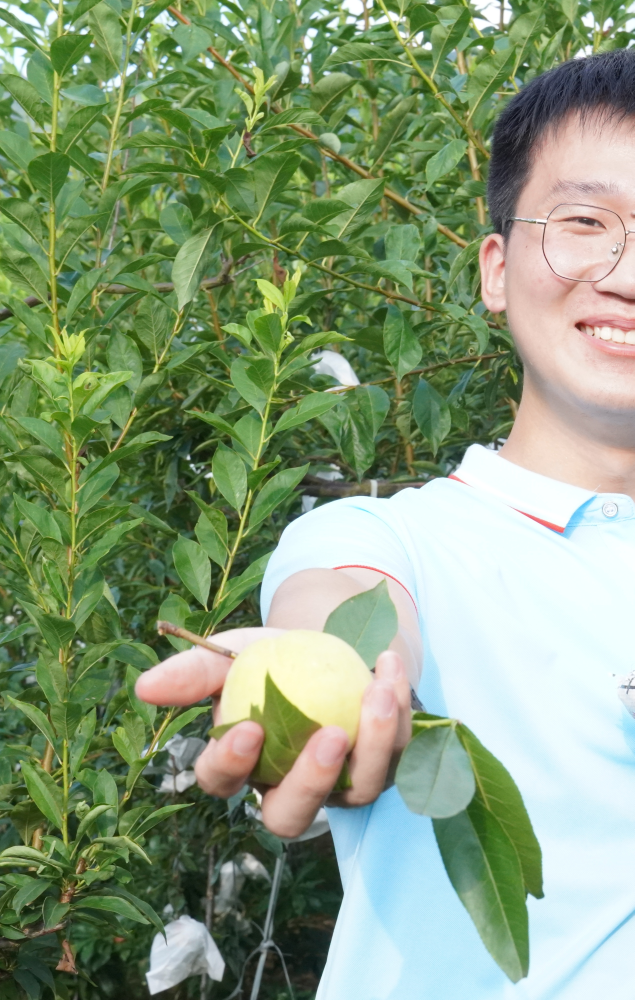
#> input picture left.jpg, 2538 x 4000 px (shown at 1/4 size)
$ python match_test.py
#> lines starting #> are read from the running program, lines starting #| are printed output that depends on the picture; after the words box and inside, x2 and y2 are one past the last pixel; in counts of white or black regions, pixels touching at a corner belong together
### matchModule.py
import cv2
import numpy as np
"""#########################################################
# 预定义框架说明
# 定义一个Stitcher类：stitch()、detectAndDescribe()、matchKeypoints()、drawMatches()
#           stitch()                拼接函数
#           detectAndDescribe()     检测图像的SIFT关键特征点，并计算特征描述子
#           matchKeypoints()        匹配两张图片的所有特征点
#           cv2.findHomography()    计算单映射变换矩阵
#           cv2.warpPerspective()   透视变换（作用：缝合图像）
#           drawMatches()           建立直线关键点的匹配可视化
#
# 备注：cv2.warpPerspective()需要与cv2.findHomography()搭配使用。
#########################################################"""


class Stitcher:
    ##################################################################################
    def stitch(self, images, ratio=0.75, reprojThresh=4.0, showMatches=False):
        (imageB, imageA) = images                               # 获取输入图片
        (kpsA, featuresA) = self.detectAndDescribe(imageA)      # 检测A、B图片的SIFT关键特征点，并计算特征描述子
        (kpsB, featuresB) = self.detectAndDescribe(imageB)
        M = self.matchKeypoints(kpsA, kpsB, featuresA, featuresB, ratio, reprojThresh)    # 匹配两张图片的所有特征点，返回匹配结果。

        if M is None:       # 如果返回结果为空，没有匹配成功的特征点，退出算法
            return None

        # 否则，提取匹配结果 #
        (matches, H, status) = M     # H是3x3视角变换矩阵
        result = cv2.warpPerspective(imageA, H, (imageA.shape[1] + imageB.shape[1], imageA.shape[0]))   # 将图片A进行视角变换，result是变换后图片
        result[0:imageB.shape[0], 0:imageB.shape[1]] = imageB    # 将图片B传入result图片最左端

        if showMatches:     # 检测是否需要显示图片匹配
            vis = self.drawMatches(imageA, imageB, kpsA, kpsB, matches, status)     # 生成匹配图片
            return (result, vis)

        return result

    ##################################################################################
    def detectAndDescribe(self, image):
        # gray = cv2.cvtColor(image, cv2.COLOR_BGR2GRAY)            # 将彩色图片转换成灰度图
        descriptor = cv2.xfeatures2d.SIFT_create()                  # 建立SIFT生成器
        """#####################################################
        # 如果是OpenCV3.X，则用cv2.xfeatures2d.SIFT_create方法来实现DoG关键点检测和SIFT特征提取。
        # 如果是OpenCV2.4，则用cv2.FeatureDetector_create方法来实现关键点的检测（DoG）。
        #####################################################"""
        (kps, features) = descriptor.detectAndCompute(image, None)  # 检测SIFT特征点，并计算描述子
        kps = np.float32([kp.pt for kp in kps])                     # 将结果转换成NumPy数组

        return (kps, features)      # 返回特征点集，及对应的描述特征

    ##################################################################################
    def matchKeypoints(self, kpsA, kpsB, featuresA, featuresB, ratio, reprojThresh):
        matcher = cv2.BFMatcher()                                   # 建立暴力匹配器
        rawMatches = matcher.knnMatch(featuresA, featuresB, 2)      # 使用KNN检测来自A、B图的SIFT特征匹配对，K=2

        matches = []
        for m in rawMatches:
            if len(m) == 2 and m[0].distance < m[1].distance * ratio:   # 当最近距离跟次近距离的比值小于ratio值时，保留此匹配对
                matches.append((m[0].trainIdx, m[0].queryIdx))          # 存储两个点在featuresA, featuresB中的索引值

        if len(matches) > 4:        # 当筛选后的匹配对大于4时，计算视角变换矩阵
            # 投影变换矩阵：3*3。有八个参数对应八个方程，其中一个为1用于归一化。对应四对，每对(x, y)
            ptsA = np.float32([kpsA[i] for (_, i) in matches])          # 获取匹配对的点坐标
            ptsB = np.float32([kpsB[i] for (i, _) in matches])
            (H, status) = cv2.findHomography(ptsA, ptsB, cv2.RANSAC, reprojThresh)      # 使用RANSAC算法利用匹配特征向量估计单映矩阵（homography：单应性）
            return (matches, H, status)

        return None     # 如果匹配对小于4时，返回None

    ##################################################################################
    def drawMatches(self, imageA, imageB, kpsA, kpsB, matches, status):
        (hA, wA) = imageA.shape[:2]
        (hB, wB) = imageB.shape[:2]
        vis = np.zeros((max(hA, hB), wA + wB, 3), dtype="uint8")
        vis[0:hA, 0:wA] = imageA        # 将A、B图左右连接到一起
        vis[0:hB, wA:] = imageB

        for ((trainIdx, queryIdx), s) in zip(matches, status):
            if s == 1:      # 当点对匹配成功时，画到可视化图上
                ptA = (int(kpsA[queryIdx][0]), int(kpsA[queryIdx][1]))
                ptB = (int(kpsB[trainIdx][0]) + wA, int(kpsB[trainIdx][1]))
                cv2.line(vis, ptA, ptB, (0, 255, 0), 1)

        return vis      # 返回可视化结果


##################################################################################
# [21 lines left out: function main, not called in this run]

### match_test.py
import cv2
import matchModule as mm
imageA = cv2.imread("left.jpg")
#> imageA is the input picture: shape (4000, 2538, 3); mean B, G, R 122.3, 155.6, 135.8
imageA = cv2.resize(imageA,(0,0),None,0.2,0.2)
#> imageA: shape (800, 508, 3)
imageB = cv2.imread("right.jpg")
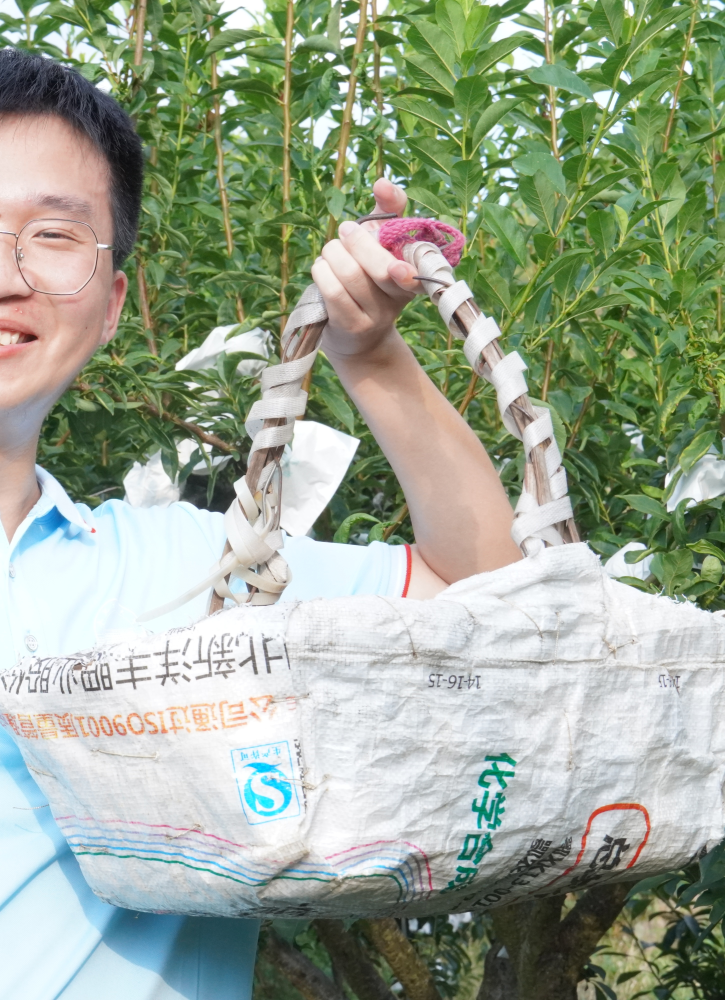
#> input picture right.jpg, 2899 x 4000 px (shown at 1/4 size)
#> imageB is the input picture: shape (4000, 2899, 3); mean B, G, R 145.9, 165.7, 154.5
imageB = cv2.resize(imageB,(0,0),None,0.2,0.2)
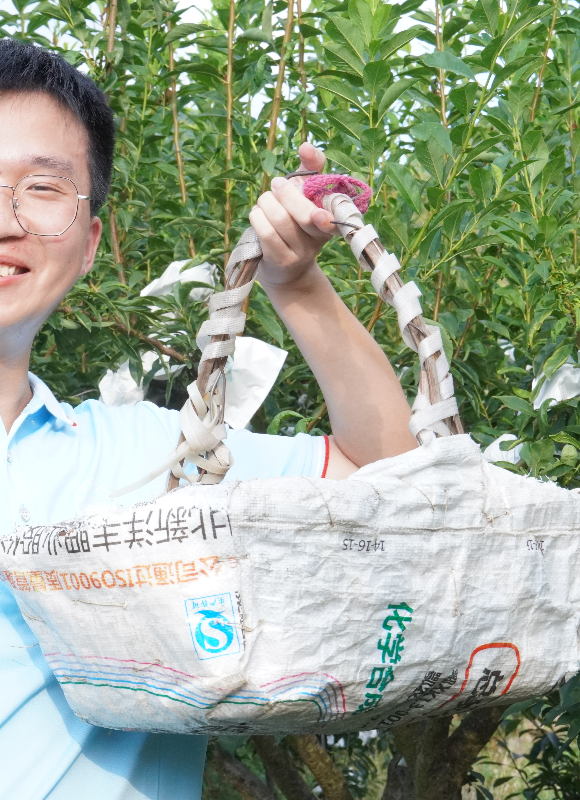
#> imageB: shape (800, 580, 3); mean B, G, R 145.9, 165.7, 154.5

# 把图片拼接成全景图
stitcher = mm.Stitcher()       # 调用拼接函数
(result, vis) = stitcher.stitch([imageA, imageB], showMatches=True)
#> in detectAndDescribe, `(kps, features) = descriptor.detectAndCompute(image, None)`: kps = 5570 keypoints; strongest (x, y, size): (264, 45, 4.5), (103, 64, 2.6), (131, 82, 4.5), (259, 423, 14.1)
#> in detectAndDescribe, `kps = np.float32([kp.pt for kp in kps])`: kps = 5570 pairs, first value 3.34 to 577.1, second value 2.65 to 795.8
#> in stitch, `(kpsA, featuresA) = self.detectAndDescribe(imageA)`: kpsA has the same summary as kps in detectAndDescribe
#> in detectAndDescribe (call 2), `(kps, features) = descriptor.detectAndCompute(image, None)`: kps = 4445 keypoints; strongest (x, y, size): (420, 52, 2), (143, 39, 3.2), (464, 260, 5.5), (153, 372, 2.2)
#> in stitch, `(kpsB, featuresB) = self.detectAndDescribe(imageB)`: kpsB = 4445 pairs, first value 2.36 to 505.2, second value 2.49 to 797
#> in matchKeypoints, `rawMatches = matcher.knnMatch(featuresA, featuresB, 2)`: rawMatches = 5570 matches
#> after the loop in matchKeypoints, `for m in rawMatches:`: matches = [(1982, 60), (3800, 148), (2555, 149), (939, 847), (4217, 887), (3800, 973), (4388, 2042), (4078, 2283), (2110, 2523), (9, 2760), (3684, 2840), (322, 3214), (2844, 3782), (55, 4336), (3196, 4415), (4305, 4476), (3708, 4570), (2375, 4972), (2709, 5388)]
#> in matchKeypoints, `ptsA = np.float32([kpsA[i] for (_, i) in matches])`: ptsA = 19 rows, first 8: [27.65, 364.9], [43.79, 407], [43.79, 407], [133.2, 145.5], [136.4, 580.1], [144, 399.6], [242, 646.1], [271.7, 701.7]
#> in matchKeypoints, `ptsB = np.float32([kpsB[i] for (i, _) in matches])`: ptsB = 19 rows, first 8: [160.1, 627.9], [347.1, 656.6], [206.8, 498.7], [76.84, 717.9], [404, 9.28], [347.1, 656.6], [476.2, 182.1], [380, 362]
#> in matchKeypoints, `(H, status) = cv2.findHomography(ptsA, ptsB, cv2.RANSAC, reprojThresh)`: H = [[-0.131, -0.441, 347.7], [-0.237, -0.843, 658.5], [-0.000364, -0.00128, 1]]; status = 19 values, max 1 at index 1, min 0 at index 0, mean 0.263
#> in stitch, `result = cv2.warpPerspective(imageA, H, (imageA.shape[1] + imageB.shap..`:
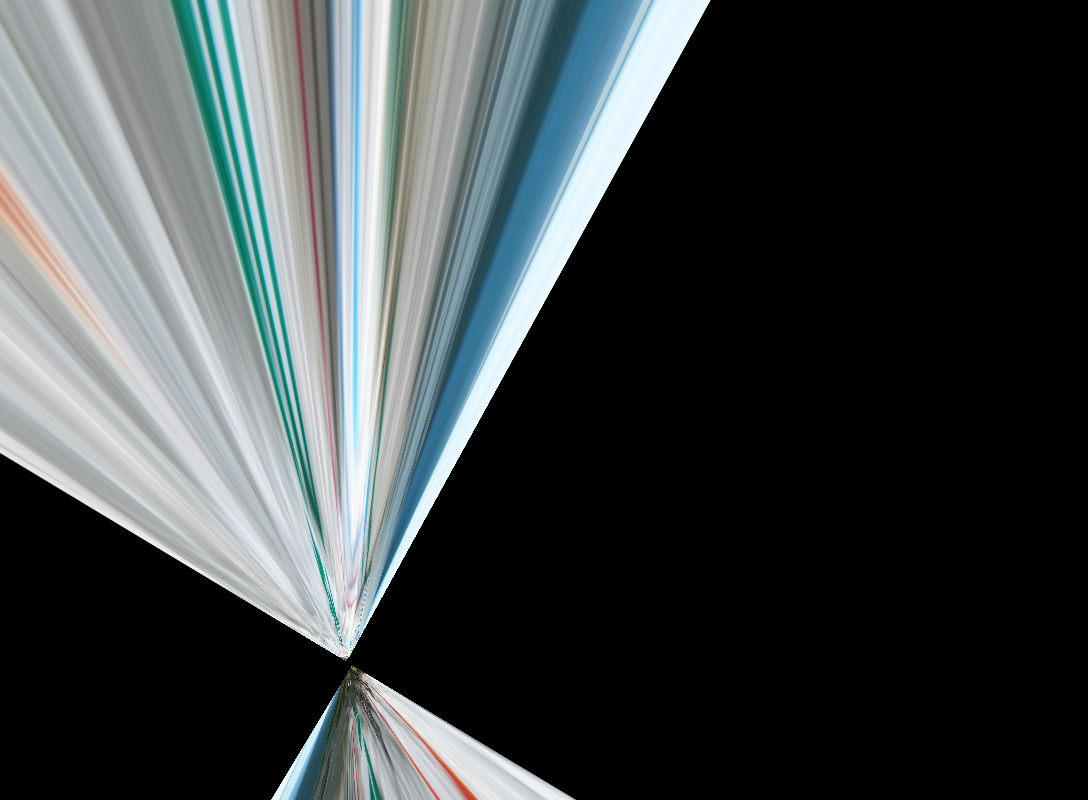
#> result: shape (800, 1088, 3); mean B, G, R 67.8, 66.6, 61
#> in stitch, `result[0:imageB.shape[0], 0:imageB.shape[1]] = imageB`:
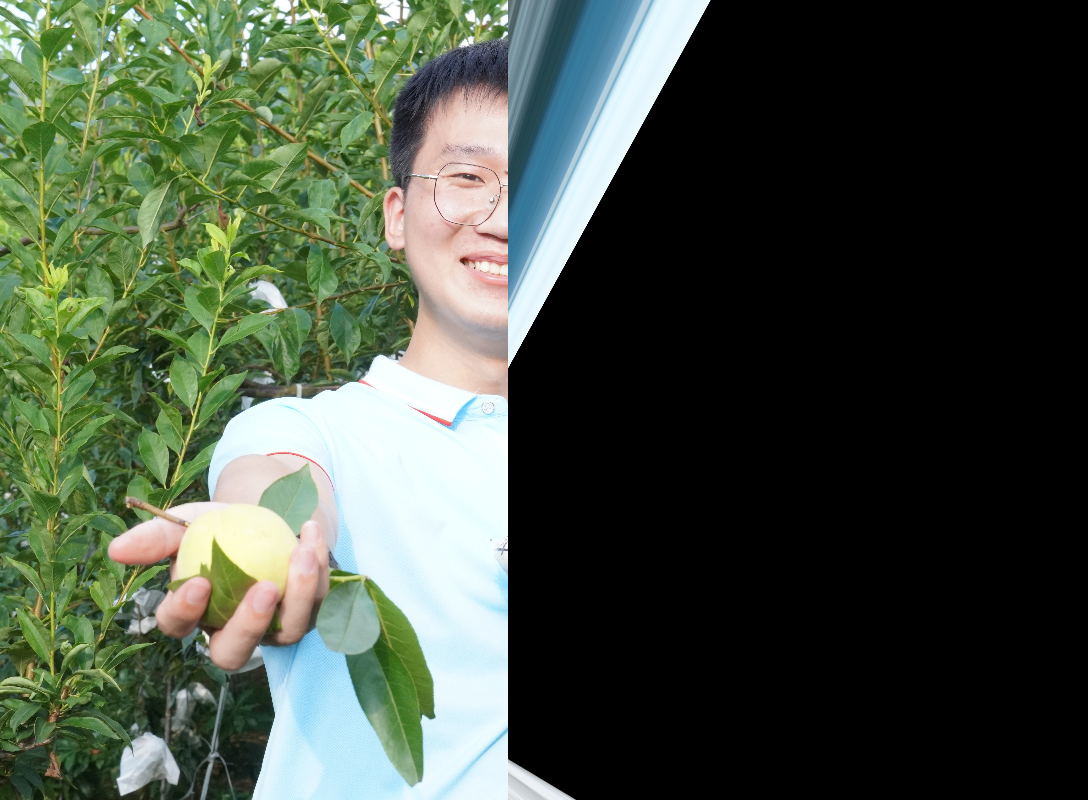
#> result: shape (800, 1088, 3); mean B, G, R 65.6, 80.4, 69.7
#> in drawMatches, `vis[0:hB, wA:] = imageB`:
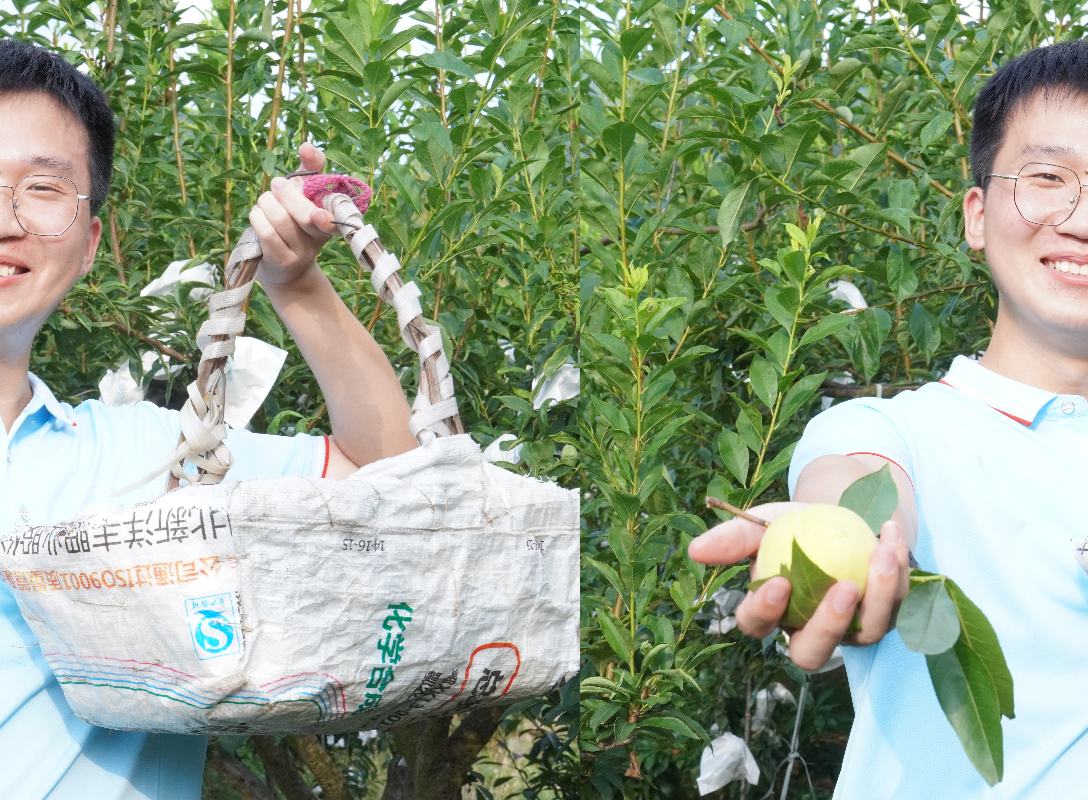
#> vis: shape (800, 1088, 3); mean B, G, R 134.9, 161, 145.8
#> the loop in drawMatches, `for ((trainIdx, queryIdx), s) in zip(matches, status):` made 19 passes
#> (trainIdx, queryIdx, s, ptA, ptB) on passes 2, 6, 8, 11, 14: (3800, 148, [1], (43, 407), (927, 656)), (3800, 973, [1], (144, 399), (927, 656)), (4078, 2283, [1], (271, 701), (960, 361)), (3684, 2840, [1], (330, 685), (913, 389)), (55, 4336, [1], (477, 646), (587, 175))
#> (trainIdx, queryIdx, s) on passes 1, 3, 4, 5, 7, 9: (1982, 60, [0]), (2555, 149, [0]), (939, 847, [0]), (4217, 887, [0]), (4388, 2042, [0]), (2110, 2523, [0])
#> after the loop in drawMatches, `for ((trainIdx, queryIdx), s) in zip(matches, status):`:
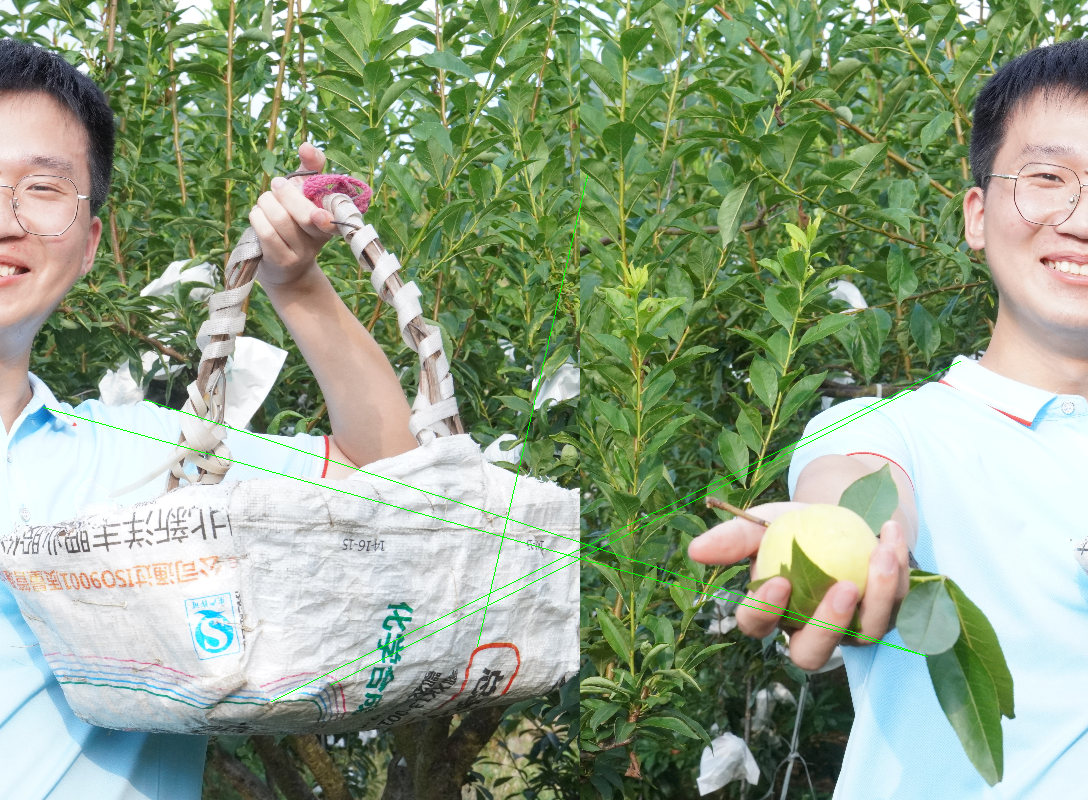
#> vis: shape (800, 1088, 3); 0.39% of pixels changed, all inside (x1, y1, x2, y2) = (43, 175, 961, 702)

# 显示所有图片
cv2.imshow("Image A", imageA)
cv2.imshow("Image B", imageB)
cv2.imshow("Keypoint Matches", vis)
cv2.imshow("Result", result)
cv2.waitKey(0)
cv2.destroyAllWindows()
